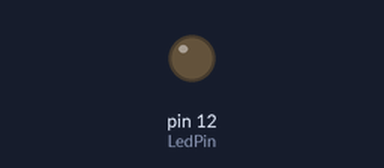
Simulated run of this program. Board: Raspberry Pi (header pin numbers). Parts: output pins drawn as LEDs (lit = HIGH). Sound played through the audio output is not drawn and takes no time; threads take turns every 2 ms.

Above: at 0.05 s.
At 0.3 s:
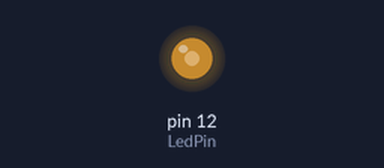
At 0.8 s:
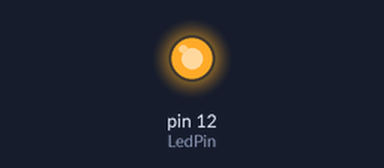
At 1.55 s:
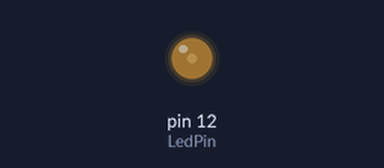
Timing chart, 0 to 6.1 s (numbered marks = the images above):
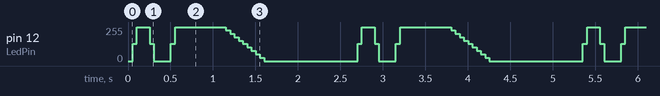

The program:

main.py
```python
#!/usr/bin/ python
import RPi.GPIO as GPIO
import time
import subprocess
import thread

LedPin = 12
GPIO.setmode(GPIO.BOARD)       # Numbers pins by physical location
GPIO.setup(LedPin, GPIO.OUT)   # Set pin mode as output
GPIO.output(LedPin, GPIO.LOW)  # Set pin to low(0V)

p = GPIO.PWM(LedPin, 1000)     # set Frequece to 1KHz
p.start(0)                     # Start PWM output, Duty Cycle = 0


def pulsa():
	while True:
		thread.start_new_thread(suona, () )
		for dc in range(0, 101, 50):   # Increase duty cycle: 0~100
                        p.ChangeDutyCycle(dc)     # Change duty cycle
                        time.sleep(0.05)
                time.sleep(0.05)
                for dc in range(100, -1, -50): # Decrease duty cycle: 100~0
                        p.ChangeDutyCycle(dc)
                        time.sleep(0.05)
                time.sleep(0.10)
		for dc in range(0, 101, 50):
			p.ChangeDutyCycle(dc)
			time.sleep(0.05)
		time.sleep(0.5)
		for dc in range(100, -1, -10):
			p.ChangeDutyCycle(dc)
			time.sleep(0.05)
		time.sleep(1)

def suona():
	subprocess.call('aplay /home/pi/anima/battito.wav', shell=True)

try:
	thread.start_new_thread(pulsa, () )

except KeyboardInterrupt:
        p.stop()
        GPIO.output(LedPin, GPIO.HIGH)    # turn off all leds
        GPIO.cleanup()

while 1:
	pass
```

Measured:
- by itself, pin 12 (LedPin): repeats every 2.7 s: 255/255 0.15 s, 128/255 0.05 s, 0/255 0.20 s, 128/255 0.05 s, 255/255 0.60 s, 230/255 0.05 s, 204/255 0.05 s, 179/255 0.05 s, 153/255 0.05 s, 128/255 0.05 s, 102/255 0.05 s, 77/255 0.05 s, 51/255 0.05 s, 26/255 0.05 s, 0/255 1.1 s, 128/255 0.05 s
